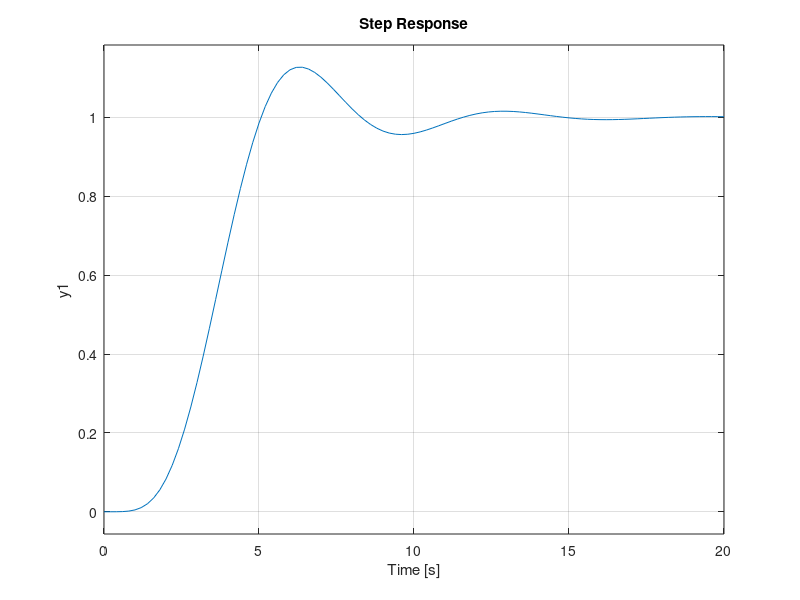
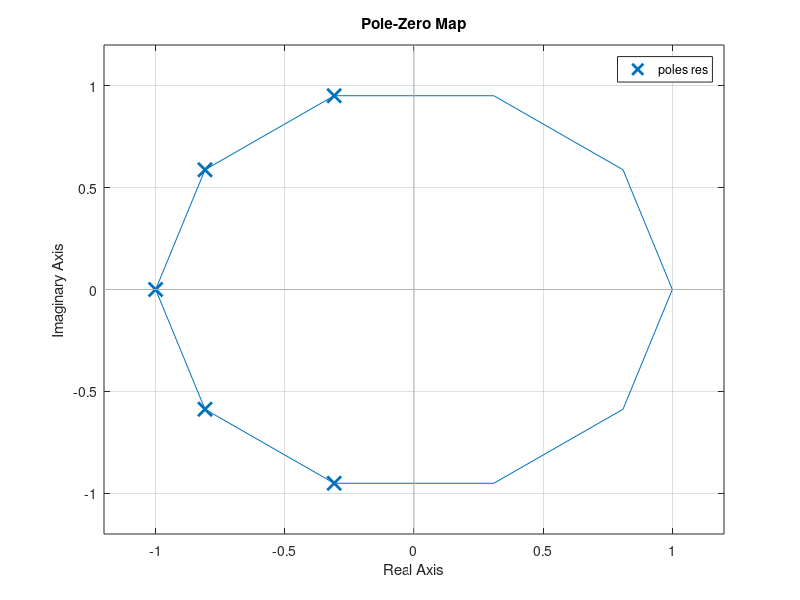

Recreate these plots in MATLAB, in order.
%a
angle = pi/5;
angles = 0:angle:pi*2;
pole = exp(complex(0, 1)*angles);

[s,e]=size(pole);
itr = 1;
new_poles = [];
for a=1:e
    if real(pole(a)) < 0
        new_poles(itr) = pole(a);
        itr = itr+1;
    end
end
new_poles
figure(3);
plot(real(pole), imag(pole));
[num, den] = zp2tf([], new_poles, 1);
res = tf(num, den);
pzmap(res);

%b
figure(2);
step(res);

disp('test3');

%test5

